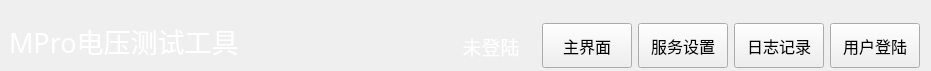
<?xml version="1.0" encoding="UTF-8"?>
<ui version="4.0">
 <class>NavBarWid</class>
 <widget class="QWidget" name="NavBarWid">
  <property name="geometry">
   <rect>
    <x>0</x>
    <y>0</y>
    <width>931</width>
    <height>71</height>
   </rect>
  </property>
  <property name="windowTitle">
   <string>Form</string>
  </property>
  <layout class="QGridLayout" name="gridLayout">
   <property name="leftMargin">
    <number>9</number>
   </property>
   <property name="topMargin">
    <number>21</number>
   </property>
   <property name="bottomMargin">
    <number>0</number>
   </property>
   <item row="0" column="0">
    <widget class="QLabel" name="label">
     <property name="minimumSize">
      <size>
       <width>0</width>
       <height>50</height>
      </size>
     </property>
     <property name="font">
      <font>
       <family>微软雅黑</family>
       <pointsize>20</pointsize>
      </font>
     </property>
     <property name="styleSheet">
      <string notr="true">color: rgb(255, 255, 255);</string>
     </property>
     <property name="text">
      <string>MPro电压测试工具</string>
     </property>
     <property name="alignment">
      <set>Qt::AlignLeading|Qt::AlignLeft|Qt::AlignTop</set>
     </property>
    </widget>
   </item>
   <item row="0" column="1">
    <spacer name="horizontalSpacer">
     <property name="orientation">
      <enum>Qt::Horizontal</enum>
     </property>
     <property name="sizeHint" stdset="0">
      <size>
       <width>52</width>
       <height>20</height>
      </size>
     </property>
    </spacer>
   </item>
   <item row="0" column="2">
    <widget class="QLabel" name="userLab">
     <property name="minimumSize">
      <size>
       <width>90</width>
       <height>0</height>
      </size>
     </property>
     <property name="font">
      <font>
       <family>微软雅黑</family>
       <pointsize>14</pointsize>
      </font>
     </property>
     <property name="contextMenuPolicy">
      <enum>Qt::PreventContextMenu</enum>
     </property>
     <property name="styleSheet">
      <string notr="true">color: rgb(255, 255, 255);</string>
     </property>
     <property name="text">
      <string>未登陆</string>
     </property>
     <property name="alignment">
      <set>Qt::AlignCenter</set>
     </property>
    </widget>
   </item>
   <item row="0" column="3">
    <widget class="QPushButton" name="homeBtn">
     <property name="minimumSize">
      <size>
       <width>90</width>
       <height>0</height>
      </size>
     </property>
     <property name="maximumSize">
      <size>
       <width>230</width>
       <height>45</height>
      </size>
     </property>
     <property name="font">
      <font>
       <family>微软雅黑</family>
       <pointsize>12</pointsize>
      </font>
     </property>
     <property name="text">
      <string>主界面</string>
     </property>
    </widget>
   </item>
   <item row="0" column="4">
    <widget class="QPushButton" name="setBtn">
     <property name="minimumSize">
      <size>
       <width>90</width>
       <height>0</height>
      </size>
     </property>
     <property name="maximumSize">
      <size>
       <width>230</width>
       <height>45</height>
      </size>
     </property>
     <property name="font">
      <font>
       <family>微软雅黑</family>
       <pointsize>12</pointsize>
      </font>
     </property>
     <property name="text">
      <string>服务设置</string>
     </property>
    </widget>
   </item>
   <item row="0" column="5">
    <widget class="QPushButton" name="logBtn">
     <property name="minimumSize">
      <size>
       <width>90</width>
       <height>0</height>
      </size>
     </property>
     <property name="maximumSize">
      <size>
       <width>230</width>
       <height>45</height>
      </size>
     </property>
     <property name="font">
      <font>
       <family>微软雅黑</family>
       <pointsize>12</pointsize>
      </font>
     </property>
     <property name="text">
      <string>日志记录</string>
     </property>
    </widget>
   </item>
   <item row="0" column="6">
    <widget class="QPushButton" name="loginBtn">
     <property name="minimumSize">
      <size>
       <width>90</width>
       <height>0</height>
      </size>
     </property>
     <property name="maximumSize">
      <size>
       <width>230</width>
       <height>45</height>
      </size>
     </property>
     <property name="font">
      <font>
       <family>微软雅黑</family>
       <pointsize>12</pointsize>
      </font>
     </property>
     <property name="text">
      <string>用户登陆</string>
     </property>
    </widget>
   </item>
  </layout>
 </widget>
 <resources/>
 <connections/>
</ui>
